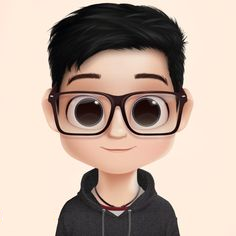
#> input picture pixel_art_converter/examples/input.png, 236 x 236 px
$ python -i core.py   (imports and definitions only)
#> lines starting #> are read from the running program, lines starting #| are printed output that depends on the picture
# pixel_art_converter/core.py

from PIL import Image, ImageDraw, ImageFont
import numpy as np
from .palettes import PALETTES

# ------------------------------
# Low-level quantization
# ------------------------------

# [5 lines left out: function closest_color, not called in this run]

def quantize_with_palette(img_data: np.ndarray, palette: list[tuple[int,int,int]]) -> np.ndarray:
    return np.array([[closest_color(pixel, palette) for pixel in row] for row in img_data])

def quantize_8bit_pixel(pixel: np.ndarray) -> np.ndarray:
    return (np.array(pixel) // 32 * 32).astype(np.uint8)

def quantize_8bit_vectorized(img_data: np.ndarray) -> np.ndarray:
    # Round each channel down to nearest multiple of 32 (8-bit style)
    return (img_data // 32 * 32).astype(np.uint8)

# [36 lines left out: functions apply_ordered_dither, quantize_with_floyd_steinberg, not called in this run]

def quantize_image(
    image_path: str,
    output_path: str,
    palette: list[tuple[int,int,int]] = None,
    resize_factor: int = 4,
    quantize_fn = None,
    dither: str = "none",
):
#> called with image_path = 'examples/input.png', output_path = 'out.png', resize_factor = 4, dither = 'none'
    if resize_factor <= 0:
        raise ValueError("resize_factor must be greater than 0")

    img = Image.open(image_path)
#> img is the input picture: PIL image 236x236 RGBA; mean R, G, B, A 189.2, 170.2, 158.1, 255
    has_alpha = "A" in img.getbands()
#> has_alpha = True
    original_size = img.size
#> original_size = (236, 236)
    img = img.convert("RGBA")
    resized_width = max(1, img.width // resize_factor)
#> resized_width = 59
    resized_height = max(1, img.height // resize_factor)
#> resized_height = 59
    img = img.resize((resized_width, resized_height), Image.NEAREST)
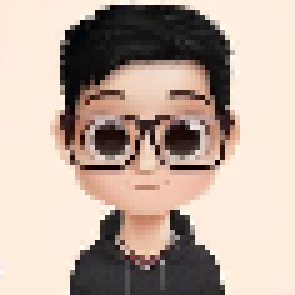
#> img: PIL image 59x59 RGBA (shown 5 times larger); mean R, G, B, A 189, 170, 158, 255

    img_data = np.array(img)
    rgb_data = img_data[:, :, :3]
    alpha_data = img_data[:, :, 3]
#> alpha_data: shape (59, 59); every value is 255

    if dither not in {"none", "ordered", "floyd-steinberg"}:
        raise ValueError("dither must be one of: none, ordered, floyd-steinberg")

    if dither == "ordered":
        rgb_data = apply_ordered_dither(rgb_data)

    if dither == "floyd-steinberg":
        if quantize_fn:
            quantized_rgb = quantize_with_floyd_steinberg(rgb_data, quantize_fn)
        elif palette:
            quantized_rgb = quantize_with_floyd_steinberg(rgb_data, lambda pixel: closest_color(pixel, palette))
        else:
            quantized_rgb = quantize_with_floyd_steinberg(rgb_data, quantize_8bit_pixel)
    elif quantize_fn:
        quantized_rgb = quantize_fn(rgb_data)
    elif palette:
        quantized_rgb = quantize_with_palette(rgb_data, palette)
    else:
#> (the run stopped early here; a loop or call above may not have finished)
